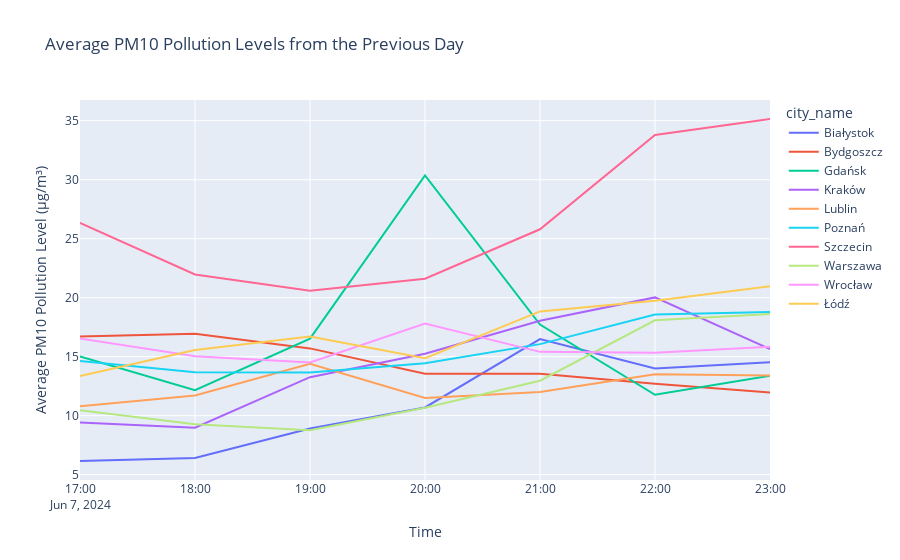

The notebook cell saved with this chart:
### Markdown cell above
**PM10 Pollution Levels In The 10 Largest Cities In Poland**

### Code cell
stations_df = pd.read_sql_query("SELECT station_id, city_id, name, latitude, longitude FROM stations;", conn)
cities_df = pd.read_sql_query("SELECT city_id, name FROM cities;", conn)

cities_of_interest = ["Warszawa", "Kraków", "Wrocław", "Łódź", "Poznań", 
                      "Gdańsk", "Szczecin", "Lublin", "Bydgoszcz", "Białystok"]

filtered_cities_df = cities_df[cities_df['name'].isin(cities_of_interest)]
filtered_stations_df = stations_df[stations_df['city_id'].isin(filtered_cities_df['city_id'])]

one_day_ago = (datetime.datetime.now() - datetime.timedelta(days=1)).strftime('%Y-%m-%d')
measurements_query = f"""
    SELECT s.city_id, c.name AS city_name, am.date_time, am.value
    FROM actual_measurements am
    JOIN sensors se ON am.sensor_id = se.sensor_id
    JOIN stations s ON se.station_id = s.station_id
    JOIN cities c ON s.city_id = c.city_id
    JOIN params p ON se.param_id = p.param_id
    WHERE DATE(am.date_time) = DATE('{one_day_ago}')
      AND p.code = 'PM10'
      AND s.city_id IN ({','.join(map(str, filtered_cities_df['city_id'].tolist()))})
"""

measurements_df = pd.read_sql_query(measurements_query, conn)

cur.close()
conn.close()

measurements_df['date_time'] = pd.to_datetime(measurements_df['date_time'])
measurements_df['value'] = pd.to_numeric(measurements_df['value'], errors='coerce')
average_data = measurements_df.groupby(['city_name', pd.Grouper(key='date_time', freq='H')])['value'].mean().reset_index()

warnings.filterwarnings("ignore")

fig = px.line(average_data, x='date_time', y='value', color='city_name', title='Average PM10 Pollution Levels from the Previous Day')
fig.update_layout(xaxis_title='Time', yaxis_title='Average PM10 Pollution Level (µg/m³)', hovermode='closest')

fig.show()

### Figure 1 — Plotly figure (JSON) as saved in the notebook; plotly's stock layout.template omitted (floating-point values rounded to 4 significant figures)
{"data": [{"hovertemplate": "city_name=Białystok<br>date_time=%{x}<br>value=%{y}<extra></extra>", "legendgroup": "Białystok", "line": {"color": "#636efa", "dash": "solid"}, "marker": {"symbol": "circle"}, "mode": "lines", "name": "Białystok", "orientation": "v", "showlegend": true, "type": "scatter", "x": ["2024-06-07T17:00:00", "2024-06-07T18:00:00", "2024-06-07T19:00:00", "2024-06-07T20:00:00", "2024-06-07T21:00:00", "2024-06-07T22:00:00", "2024-06-07T23:00:00"], "xaxis": "x", "y": [6.153, 6.41, 8.91, 10.69, 16.49, 13.99, 14.53], "yaxis": "y"}, {"hovertemplate": "city_name=Bydgoszcz<br>date_time=%{x}<br>value=%{y}<extra></extra>", "legendgroup": "Bydgoszcz", "line": {"color": "#EF553B", "dash": "solid"}, "marker": {"symbol": "circle"}, "mode": "lines", "name": "Bydgoszcz", "orientation": "v", "showlegend": true, "type": "scatter", "x": ["2024-06-07T17:00:00", "2024-06-07T18:00:00", "2024-06-07T19:00:00", "2024-06-07T20:00:00", "2024-06-07T21:00:00", "2024-06-07T22:00:00", "2024-06-07T23:00:00"], "xaxis": "x", "y": [16.7, 16.95, 15.7, 13.55, 13.55, 12.7, 11.95], "yaxis": "y"}, {"hovertemplate": "city_name=Gdańsk<br>date_time=%{x}<br>value=%{y}<extra></extra>", "legendgroup": "Gdańsk", "line": {"color": "#00cc96", "dash": "solid"}, "marker": {"symbol": "circle"}, "mode": "lines", "name": "Gdańsk", "orientation": "v", "showlegend": true, "type": "scatter", "x": ["2024-06-07T17:00:00", "2024-06-07T18:00:00", "2024-06-07T19:00:00", "2024-06-07T20:00:00", "2024-06-07T21:00:00", "2024-06-07T22:00:00", "2024-06-07T23:00:00"], "xaxis": "x", "y": [15.03, 12.15, 16.53, 30.36, 17.72, 11.77, 13.39], "yaxis": "y"}, {"hovertemplate": "city_name=Kraków<br>date_time=%{x}<br>value=%{y}<extra></extra>", "legendgroup": "Kraków", "line": {"color": "#ab63fa", "dash": "solid"}, "marker": {"symbol": "circle"}, "mode": "lines", "name": "Kraków", "orientation": "v", "showlegend": true, "type": "scatter", "x": ["2024-06-07T17:00:00", "2024-06-07T18:00:00", "2024-06-07T19:00:00", "2024-06-07T20:00:00", "2024-06-07T21:00:00", "2024-06-07T22:00:00", "2024-06-07T23:00:00"], "xaxis": "x", "y": [9.417, 8.975, 13.26, 15.24, 18.05, 20.02, 15.63], "yaxis": "y"}, {"hovertemplate": "city_name=Lublin<br>date_time=%{x}<br>value=%{y}<extra></extra>", "legendgroup": "Lublin", "line": {"color": "#FFA15A", "dash": "solid"}, "marker": {"symbol": "circle"}, "mode": "lines", "name": "Lublin", "orientation": "v", "showlegend": true, "type": "scatter", "x": ["2024-06-07T17:00:00", "2024-06-07T18:00:00", "2024-06-07T19:00:00", "2024-06-07T20:00:00", "2024-06-07T21:00:00", "2024-06-07T22:00:00", "2024-06-07T23:00:00"], "xaxis": "x", "y": [10.8, 11.7, 14.4, 11.5, 12, 13.5, 13.4], "yaxis": "y"}, {"hovertemplate": "city_name=Poznań<br>date_time=%{x}<br>value=%{y}<extra></extra>", "legendgroup": "Poznań", "line": {"color": "#19d3f3", "dash": "solid"}, "marker": {"symbol": "circle"}, "mode": "lines", "name": "Poznań", "orientation": "v", "showlegend": true, "type": "scatter", "x": ["2024-06-07T17:00:00", "2024-06-07T18:00:00", "2024-06-07T19:00:00", "2024-06-07T20:00:00", "2024-06-07T21:00:00", "2024-06-07T22:00:00", "2024-06-07T23:00:00"], "xaxis": "x", "y": [14.63, 13.68, 13.65, 14.44, 16.06, 18.56, 18.79], "yaxis": "y"}, {"hovertemplate": "city_name=Szczecin<br>date_time=%{x}<br>value=%{y}<extra></extra>", "legendgroup": "Szczecin", "line": {"color": "#FF6692", "dash": "solid"}, "marker": {"symbol": "circle"}, "mode": "lines", "name": "Szczecin", "orientation": "v", "showlegend": true, "type": "scatter", "x": ["2024-06-07T17:00:00", "2024-06-07T18:00:00", "2024-06-07T19:00:00", "2024-06-07T20:00:00", "2024-06-07T21:00:00", "2024-06-07T22:00:00", "2024-06-07T23:00:00"], "xaxis": "x", "y": [26.34, 21.96, 20.59, 21.61, 25.8, 33.79, 35.15], "yaxis": "y"}, {"hovertemplate": "city_name=Warszawa<br>date_time=%{x}<br>value=%{y}<extra></extra>", "legendgroup": "Warszawa", "line": {"color": "#B6E880", "dash": "solid"}, "marker": {"symbol": "circle"}, "mode": "lines", "name": "Warszawa", "orientation": "v", "showlegend": true, "type": "scatter", "x": ["2024-06-07T17:00:00", "2024-06-07T18:00:00", "2024-06-07T19:00:00", "2024-06-07T20:00:00", "2024-06-07T21:00:00", "2024-06-07T22:00:00", "2024-06-07T23:00:00"], "xaxis": "x", "y": [10.46, 9.26, 8.76, 10.66, 12.96, 18.08, 18.62], "yaxis": "y"}, {"hovertemplate": "city_name=Wrocław<br>date_time=%{x}<br>value=%{y}<extra></extra>", "legendgroup": "Wrocław", "line": {"color": "#FF97FF", "dash": "solid"}, "marker": {"symbol": "circle"}, "mode": "lines", "name": "Wrocław", "orientation": "v", "showlegend": true, "type": "scatter", "x": ["2024-06-07T17:00:00", "2024-06-07T18:00:00", "2024-06-07T19:00:00", "2024-06-07T20:00:00", "2024-06-07T21:00:00", "2024-06-07T22:00:00", "2024-06-07T23:00:00"], "xaxis": "x", "y": [16.55, 15.03, 14.5, 17.81, 15.4, 15.33, 15.83], "yaxis": "y"}, {"hovertemplate": "city_name=Łódź<br>date_time=%{x}<br>value=%{y}<extra></extra>", "legendgroup": "Łódź", "line": {"color": "#FECB52", "dash": "solid"}, "marker": {"symbol": "circle"}, "mode": "lines", "name": "Łódź", "orientation": "v", "showlegend": true, "type": "scatter", "x": ["2024-06-07T17:00:00", "2024-06-07T18:00:00", "2024-06-07T19:00:00", "2024-06-07T20:00:00", "2024-06-07T21:00:00", "2024-06-07T22:00:00", "2024-06-07T23:00:00"], "xaxis": "x", "y": [13.37, 15.57, 16.7, 14.87, 18.83, 19.73, 20.97], "yaxis": "y"}], "layout": {"hovermode": "closest", "legend": {"title": {"text": "city_name"}, "tracegroupgap": 0}, "title": {"text": "Average PM10 Pollution Levels from the Previous Day"}, "xaxis": {"anchor": "y", "domain": [0, 1], "title": {"text": "Time"}}, "yaxis": {"anchor": "x", "domain": [0, 1], "title": {"text": "Average PM10 Pollution Level (µg/m³)"}}}}
